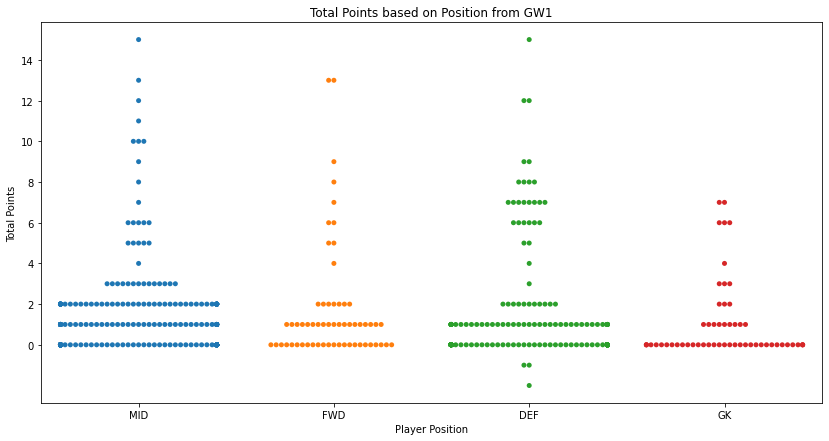

Recreate this plot in Python.
# Import statements
import pandas as pd
import numpy as np
pd.plotting.register_matplotlib_converters()
import matplotlib.pyplot as plt
import seaborn as sns

# Path of the file
gw1_data_filepath = "../input/gw1-data/GW1.csv"

plt.figure(figsize=(14, 7))
plt.title("Total Points based on Position from GW1")

# Pandas reads the file
gw1_data = pd.read_csv(gw1_data_filepath)

# Categorical Scatter Plot is defined
sns.swarmplot(x=gw1_data['position'], y=gw1_data['total_points'])

plt.ylabel("Total Points")
plt.xlabel("Player Position")
plt.yticks(np.arange(0, 16, 2))
